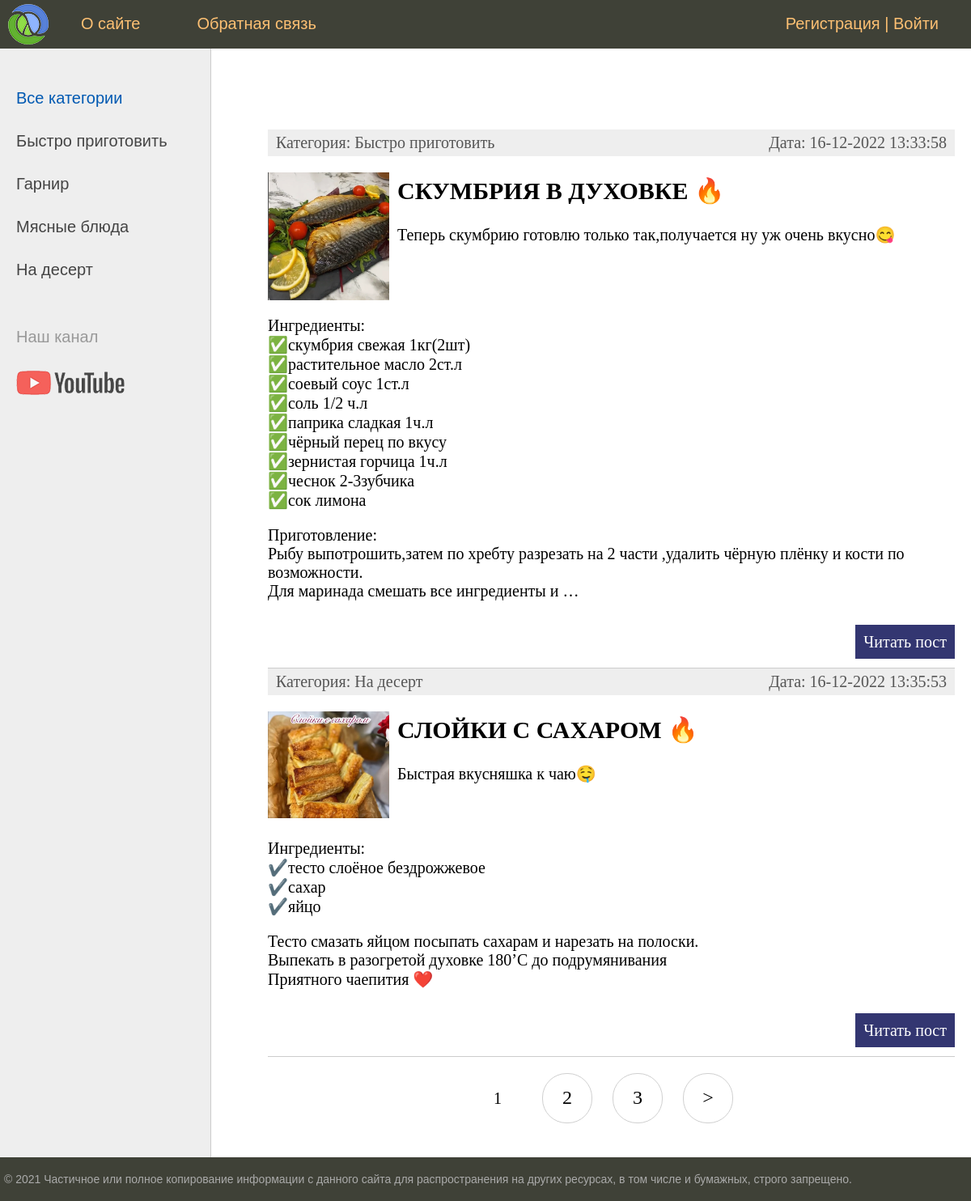
The page / on the database its author committed.
### women/models.py (models this page shows, shortened)
class Category(models.Model):
    name = models.CharField(max_length=100, db_index=True, verbose_name="Категория")
    slug = models.SlugField(max_length=255, unique=True, db_index=True, verbose_name="URL")
    def __str__(self):
        return self.name
    def get_absolute_url(self):
        return reverse('category', kwargs={'cat_slug': self.slug})
    class Meta:
        verbose_name = 'Категория'
        verbose_name_plural = 'Категории'
        ordering = ['id']

class Women(models.Model): # тут нет полей id и проч так как мы их наследуем из базового класса
    title = models.CharField(max_length=255, verbose_name="Заголовок")
    slug = models.SlugField(max_length=255, unique=True, db_index=True, verbose_name="URL")
    content = models.TextField(blank=True, verbose_name="Текст статьи")
    photo = models.ImageField(upload_to="photos/%Y/%m/%d/", verbose_name="Фото")
    time_create = models.DateTimeField(auto_now_add=True, verbose_name="Время создания")
    time_update = models.DateTimeField(auto_now=True, verbose_name="Время изменения")
    is_published = models.BooleanField(default=True, verbose_name="Публикация")
    cat = models.ForeignKey('Category', on_delete=models.PROTECT, verbose_name="Категории", related_name='get_posts')
    def get_absolute_url(self): # добавляет маршрут к конкретной записи
        return reverse('post', kwargs={'post_slug': self.slug})
    class Meta:
        verbose_name = 'Рецепты'
        verbose_name_plural = 'Рецепты'

### women/views.py (the view)
# urls.py: path('', WomenHome.as_view(), name='home'),
class WomenHome(DataMixin, ListView):
    model = Women
    template_name = 'women/index.html'
    context_object_name = 'posts'
    def get_context_data(self, *, object_list=None, **kwargs):
        context = super().get_context_data(**kwargs)
        c_def = self.get_user_context(title="Главная страница")
        return dict(list(context.items()) + list(c_def.items()))
    def get_queryset(self):
        return Women.objects.filter(is_published=True).select_related('cat')

### women/utils.py (called while the page is built)
    def get_user_context(self, **kwargs):
        context = kwargs
        cats = cache.get('cats')
        if not cats:
            cats = Category.objects.annotate(Count('get_posts'))
            cache.set('cats', cats, 60)
        user_menu = menu.copy()
        if not self.request.user.is_authenticated:
            user_menu.pop(1)
        context['menu'] = user_menu
        context['cats'] = cats
        if 'cat_selected' not in context:
            context['cat_selected'] = 0
        return context

### women/templates/women/index.html (shortened to what this page needs)
{% extends 'women/base.html' %}
{% block content %}
<ul class="list-articles">
	{% for p in posts %}
			<li><div class="article-panel">
	<p class="first">Категория: {{p.cat}}</p>
	<p class="last">Дата: {{p.time_update|date:"d-m-Y H:i:s"}}</p>
</div>
{% if p.photo %}
	<p><img class="img-article-left thumb" src="{{p.photo.url}}"></p>
{% endif %}
				<h2>{{p.title}}</h2>
	{% autoescape on %}
	{{p.content|linebreaks|truncatewords:50}}
	{% endautoescape %}
			<p class="link-read-post"><a href="{{ p.get_absolute_url }}">Читать пост</a></p>
			</li>
	{% endfor %}
</ul>
{% endblock %}

### women/templates/women/base.html (shortened to what this page needs)
{% load static %}
{% load women_tags %}
<!DOCTYPE html>
<html>
<head>
	<link type="text/css" href="{% static 'women/css/styles.css' %}" rel="stylesheet" />
</head>
<body>
<table class="table-page" border=0 cellpadding="0" cellspacing="0">
<tr><td valign=top>
{% block mainmenu %}
		<div class="header">
			<ul id="mainmenu" class="mainmenu">
			<li class="logo"><a href="{% url 'home' %}"><div class="logo"></div></a></li>
{% for m in menu %}
			<li><a href="{% url m.url_name %}">{{m.title}}</a></li>
{% endfor %}
				{% if request.user.is_authenticated %}
				<li class="last"> {{user.username}} | <a href="{% url 'logout' %}">Выйти</a></li>
				{% else %}
				<li class="last"><a href="{% url 'register' %}">Регистрация</a> | <a href="{% url 'login' %}">Войти</a></li>
				{% endif %}
			</ul>
		</div>
{% endblock mainmenu %}
<table class="table-content" border=0 cellpadding="0" cellspacing="0">
<tr>
	<td valign="top" class="left-chapters">
	<ul id="leftchapters">
{% if cat_selected == 0 %}
		<li class="selected">Все категории</li>
{% else %}
		<li><a href="{% url 'home' %}">Все категории</a></li>
{% endif %}
{% for c in cats %}
{% if c.get_posts__count > 0 %}
	{% if c.pk == cat_selected %}
		<li class="selected">{{c.name}}</li>
	{% else %}
		<li><a href="{{ c.get_absolute_url }}">{{c.name}}</a></li>
	{% endif %}
{% endif %}
{% endfor %}
		<li class="share">
		<p>Наш канал</p>
		<a class="share-yt" href="https://www.youtube.com/channel/UClJzWfGWuGJL2t-3dYKcHTA/playlists" target="_blank" rel="nofollow"></a>
		</li>
	</ul>
</td>
<td valign="top" class="content">
	<div class="content-text">
{% block content %}
{% endblock %}
{% if page_obj.has_other_pages %}
<nav class="list-pages">
    <ul>
        {% for p in paginator.page_range %}
		{% if page_obj.number == p %}
        <li class="page-num page-num-selected">{{ p }}</li>
		{% elif p >= page_obj.number|add:-2 and p <= page_obj.number|add:2  %}
        <li class="page-num">
            <a href="?page={{ p }}">{{ p }}</a>
        </li>
		{% endif %}
        {% endfor %}
{% if page_obj.has_next %}
<li class="page-num">
	<a href="?page={{ page_obj.next_page_number }}">&gt;</a>
</li>
{% endif %}
    </ul>
</nav>
{% endif %}
	</div>
</td></tr></table>
</td></tr>
<tr><td valign=top>
	<div id="footer">
		<p>&copy; 2021 Частичное или полное копирование информации с данного сайта для распространения на других ресурсах, в том числе и бумажных, строго запрещено.</p>
	</div>
</td></tr></table>
</body>
</html>

### women/static/women/css/styles.css (style rules this page uses)
html, body { font-family: 'Arial'; margin: 0; padding: 0; height: 100%; width: 100%; color: #444; }
a { color: #0059b2; text-decoration: none; }
img { max-width: 600px; height: auto; }
img.img-article-left { max-width: 300px; height: auto; float: left; padding: 0 10px 10px 0; }
img.img-article-left.thumb { max-width: 150px; height: auto; }
p.link-read-post { text-align: right; }
p.link-read-post a { padding: 10px; min-width: 100px; background: #333671; color: #fff; text-decoration: none; }
div.article-panel { background: #eee; padding: 5px 10px 5px 10px; box-sizing: border-box; overflow: hidden; color: #555; }
div.article-panel p.first { margin: 0; float: left; }
div.article-panel p.last { margin: 0; float: right; }
ul.list-articles { list-style: none; margin: 0; padding: 0; }
ul.list-articles li { border-bottom: 1px solid #ccc; }
.table-page { width: 100%; height: 100%; vertical-align: top; }
.table-page tr { height: 100%; }
.header { background: #3F4137; height: 60px; }
.logo { background: url('../images/logo.png') no-repeat 10px 5px; width: 70px; height: 60px; }
ul.mainmenu { list-style: none; margin: 0; padding: 0; height: 60px; color: #fdc073; font-size: 20px; overflow: hidden; }
ul.mainmenu li { float: left; margin: 18px 40px 0 30px; }
ul.mainmenu li.logo { margin: 0; }
ul.mainmenu li.last { float: right; }
ul.mainmenu li a { color: #fdc073; text-decoration: none; }
.table-content { width: 100%; min-height: 100%; height: 100%; }
.left-chapters { margin: 0; background: #eee; border-right: 1px solid #ccc; min-height: 100%; }
.left-chapters ul { width: 230px; min-height: 100%; margin: 0; padding: 20px 10px 10px 20px; list-style: none; font-size: 20px; }
.left-chapters ul li { margin: 30px 0 0 0; color: #999; }
.left-chapters ul li.selected { color: #0059b2; }
.left-chapters ul li a { color: #444; text-decoration: none; }
.left-chapters ul li.share { margin: 60px 0 0 0; }
.left-chapters ul li.share p { margin: 30px 0 30px 0; }
.left-chapters ul li.share a { display: inline-block; width: 40px; height: 40px; margin: 0 20px 0 0; }
.left-chapters ul li.share a.share-yt { width: 100%; height: 30px; background: url('../images/share_yt.png') no-repeat 0 0 }
.content { padding: 40px 20px 20px 40px; width: 100%; box-sizing: border-box; }
.content-text { margin: 60px 0 0 30px; color: #000; font-size: 20px; font-family: Yandex Sans Display Light; }
#footer { box-sizing: border-box; background: #3F4137; padding: 5px; color: #aaa; font-size: 14px; font-family: Verdana, Geneva, Arial, Helvetica; text-align: left; overflow: hidden; }
.list-pages { text-align: center; margin: 0 0 20px 0; }
.list-pages ul { margin: 20px 0 0 0; padding: 0; list-style: none; }
.list-pages ul li { display: inline-block; margin: 0 20px 0 0; }
.list-pages a { color: #000; font-size: 24px; text-decoration: none; }
.list-pages .page-num, .page-num-selected { display: inline-block; width: 60px; height: 44px; padding: 16px 0 0 0; border: 1px solid #d0d0d0; border-radius: 30px; }
.list-pages .page-num-selected { border: none; color: #000; font-size: 20px; }

### rows shown on the page
Category: name "Быстро приготовить"
Category: name "Гарнир"
Category: name "Мясные блюда"
Category: name "На десерт"
Women: cat "Быстро приготовить", time_update "16-12-2022 13:33:58", photo (picture), title "СКУМБРИЯ В ДУХОВКЕ 🔥", content "Теперь скумбрию готовлю только так,получается ну уж очень вкусно😋 Ингредиенты: ✅скумбрия свежая 1кг(2шт) ✅растительное масло 2ст.л ✅соевый соус 1ст.л ✅соль 1/2 ч.л ✅паприка сладкая 1ч.л ✅чёрный перец по вкусу ✅зернистая горчица 1ч.л ✅чеснок 2-3зубчика ✅сок лимона Приготовление: Рыбу выпотрошить,затем по хребту разрезать на 2 части ,удалить чёрную плёнку и кости по возможности. Для маринада смешать все ингредиенты и …"
Women: cat "На десерт", time_update "16-12-2022 13:35:53", photo (picture), title "СЛОЙКИ С САХАРОМ 🔥", content "Быстрая вкусняшка к чаю🤤 Ингредиенты: ✔️тесто слоёное бездрожжевое ✔️сахар ✔️яйцо Тесто смазать яйцом посыпать сахарам и нарезать на полоски. Выпекать в разогретой духовке 180’С до подрумянивания Приятного чаепития ❤️"

### other values the page prints
{{ m.title }} "О сайте" "Обратная связь"
{{ p }} "1"
{{ p }} "2" "3"
